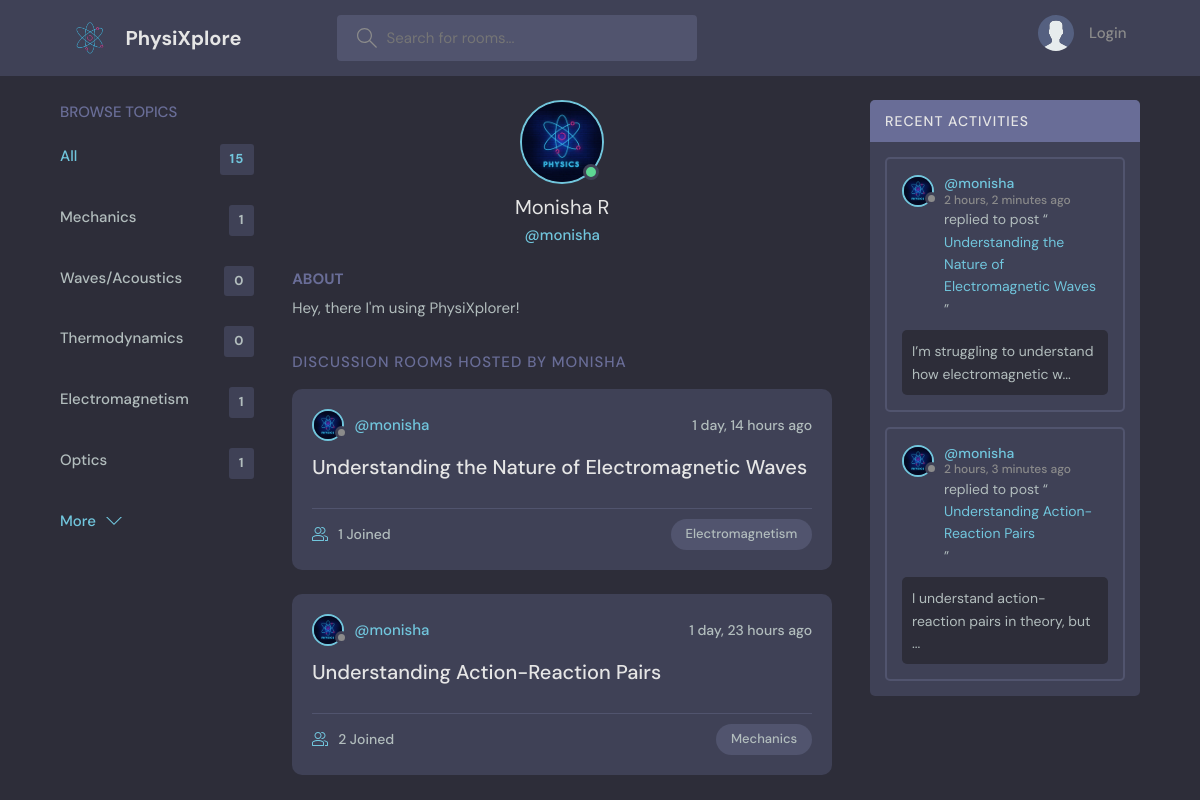
Page /profile/1/ on the committed database.
### base/models.py (models this page shows, shortened)
class Topic(models.Model):
    name = models.CharField(max_length=200)

class User(AbstractUser):
    name = models.CharField(max_length=200, null=True)
    email = models.EmailField(unique=True, null=True)
    bio = models.TextField(null=True, blank=True, default="Hey, there I'm using PhysiXplorer!")
    avatar = models.ImageField(null=True, default="avatar.svg")
    USERNAME_FIELD = 'email'
    REQUIRED_FIELDS = []
    @property
    def avatar_url(self):
        if self.avatar and hasattr(self.avatar, 'url'):
            return self.avatar.url
        else:
            return static('images/avatar.svg')

class Room(models.Model):                                       #inherit from models
    host = models.ForeignKey(User, on_delete=models.SET_NULL, null=True)
    topic = models.ForeignKey(Topic, on_delete=models.SET_NULL, null=True)
    name = models.CharField(max_length=200)
    description = models.TextField(null=True, blank= True)      # can be null in db, field is optional in forms
    participants = models.ManyToManyField(User, related_name='participants', blank=True)
    updated = models.DateTimeField(auto_now=True)               # makes a note of the timestamp of model updation
    created = models.DateTimeField(auto_now_add=True)           # makes a note of whenever the model was added(created)
    class Meta:
        ordering = ['-created', '-updated']                     # (arranges the content in the descending order
    def __str__(self):
        return str(self.name)

class Message(models.Model):                                   # one room has multiple messages
    user = models.ForeignKey(User, on_delete=models.CASCADE)   # if a user is deleted, delete all messages sent by that user
    room = models.ForeignKey(Room, on_delete=models.CASCADE)   # if a room is deleted, delete all messages in that room
    body = models.TextField()
    updated = models.DateTimeField(auto_now=True)               # makes a note of the timestamp of model updation
    created = models.DateTimeField(auto_now_add=True)           # makes a note of whenever the model was added(created)
    class Meta:
        ordering = ['-created', '-updated']
    def __str__(self):
        return str(self.body[:50])                              # trim to 1st 50 characters

### base/views.py (the view)
# urls.py: path('profile/<str:pk>/', views.userProfile, name="user-profile"),
def userProfile(request, pk):
    user = User.objects.get(id=pk)
    rooms = user.room_set.all()
    room_messages = user.message_set.all()
    total_topics = Topic.objects.all()
    topics = Topic.objects.all()
    context = {'user': user, 'rooms': rooms,
               'room_messages': room_messages, 'total_topics': total_topics, 'topics':topics}
    return render(request, 'base/profile.html', context)

### base/templates/base/profile.html (shortened to what this page needs)
{% extends 'main.html' %}
{% block content %}
  <main class="profile-page layout layout--3">
    <div class="container">
      {% include 'base/topics_component.html' %}
      <div class="roomList">
        <div class="profile">
          <div class="profile__avatar">
            <div class="avatar avatar--large active">
              <img src="{{user.avatar_url}}" />
            </div>
          </div>
          <div class="profile__info">
            <h3>{{user.name}}</h3>
            <p>@{{user.username}}</p>
          </div>
          <div class="profile__about">
            <h3>About</h3>
            <p>
              {% if user.bio == None %}
                Hey, there I'm using PhysiXplorer!
              {% else %}
                {{user.bio}}
              {% endif %}
            </p>
          </div>
        </div>
        <div class="roomList__header">
          <div>
            <h2>Discussion Rooms Hosted by {{user.username}}</a>
            </h2>
          </div>
        </div>
        {% include 'base/feed_component.html' %}
      </div>
      {% include 'base/activity_component.html' %}
    </div>
  </main>
{% endblock %}

### base/templates/base/topics_component.html
<div class="topics">
    <div class="topics__header">
    <h2>Browse Topics</h2>
    </div>
    <ul class="topics__list">
    <li>
        <a href="{% url 'home' %}" class="active">All <span>{{total_topics.count}}</span></a>
    </li>
    {% for topic in topics|slice:":5" %}
    <li>
        <a href="{% url 'home' %}?q={{topic.name}}">{{topic.name}}<span>{{topic.room_set.all.count}}</span></a>
    </li>
    {% endfor %}
    </ul>
    <a class="btn btn--link" style="margin-bottom: 20px;" href="{% url 'topics' %}">
    More
    <svg version="1.1" xmlns="http://www.w3.org/2000/svg" width="32" height="32" viewBox="0 0 32 32">
        <title>chevron-down</title>
        <path d="M16 21l-13-13h-3l16 16 16-16h-3l-13 13z"></path>
    </svg>
    </a>
</div>

### base/templates/base/feed_component.html (shortened to what this page needs)
{% if rooms.count == 0 %}
<div class="roomListRoom">
    <div class="roomListRoom__header">
        <p>No rooms available at the moment. Why not create one and get started?</p>
    </div>
</div>
{% else %}
{% for room in rooms %}
<div class="roomListRoom">
    <div class="roomListRoom__header">
        <a href="{% url 'user-profile' room.host.id %}" class="roomListRoom__author">
        <div class="avatar avatar--small">
            <img src="{{room.host.avatar_url}}" />
        </div>
        <span>@{{room.host.username}}</span>
        </a>
        <div class="roomListRoom__actions">
        <span>{{room.created|timesince}} ago</span>
        </div>
    </div>
    <div class="roomListRoom__content">
        <a href="{% url 'room' room.id %}">{{room.name}}</a>
    </div>
    <div class="roomListRoom__meta">
        <a href="{% url 'room' room.id %}" class="roomListRoom__joined">
        {{room.participants.all.count}} Joined
        </a>
        <p class="roomListRoom__topic">{{room.topic.name}}</p>
    </div>
</div>
{% endfor %}
{% endif %}

### base/templates/base/activity_component.html (shortened to what this page needs)
<div class="activities">
    <div class="activities__header">
    <h2>Recent Activities</h2>
    </div>
    {% if room_messages.count == 0 %}
    <div class="activities__box">
        <div class="activities__boxHeader roomListRoom__header">
            <p>There's nothing going on here yet!</p>
        </div>
    </div>
    {% else %}
    {% for message in room_messages|slice:":5"%}
    <div class="activities__box">
    <div class="activities__boxHeader roomListRoom__header">
        <a href="{% url 'user-profile' message.user.id %}" class="roomListRoom__author">
        <div class="avatar avatar--small">
            <img src="{{message.user.avatar_url}}" />
        </div>
        <p>
            @{{message.user.username}}
            <span>{{message.created|timesince}} ago</span>
        </p>
        </a>
    </div>
    <div class="activities__boxContent">
        <p>replied to post “<a href="{% url 'room' message.room.id %}">{{message.room}}</a>”</p>
        <div class="activities__boxRoomContent">
            {{message}}...
        </div>
    </div>
    </div>
    {% endfor %}
    {% endif %}
</div>

### rows in the picture
Topic: name "Mechanics", room_set.all.count "1"
Topic: name "Waves/Acoustics", room_set.all.count "0"
Topic: name "Thermodynamics", room_set.all.count "0"
Topic: name "Electromagnetism", room_set.all.count "1"
Topic: name "Optics", room_set.all.count "1"
User: avatar_url (picture), name "Monisha R", username "monisha", bio "Hey, there I'm using PhysiXplorer!", username "MONISHA"
Room: host.avatar_url (picture), host.username "monisha", created "1 day, 14 hours", name "Understanding the Nature of Electromagnetic Waves", participants.all.count "1", topic.name "Electromagnetism"
Room: host.avatar_url (picture), host.username "monisha", created "1 day, 23 hours", name "Understanding Action-Reaction Pairs", participants.all.count "2", topic.name "Mechanics"
Message: user.avatar_url (picture), user.username "monisha", created "2 hours, 2 minutes", room "Understanding the Nature of Electromagnetic Waves", body "I’m struggling to understand how electromagnetic w"
Message: user.avatar_url (picture), user.username "monisha", created "2 hours, 3 minutes", room "Understanding Action-Reaction Pairs", body "I understand action-reaction pairs in theory, but"

### other values in the picture
{{ total_topics.count }} "15"
